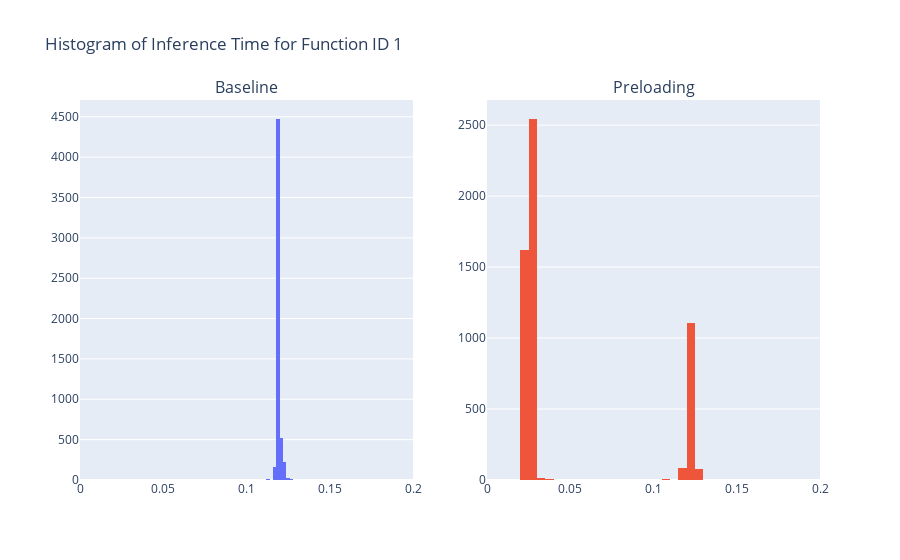

Notebook code cell kept with this figure:
### Code cell
fig = make_subplots(rows=1, cols=2, subplot_titles=("Baseline", "Preloading"))

histogram_baseline = go.Histogram(x=filtered_1['inference_time'], nbinsx=100, histnorm='')
fig.add_trace(histogram_baseline, row=1, col=1)

histogram_preloading = go.Histogram(x=ex2_filtered_1['inference_time'], nbinsx=100, histnorm='')
fig.add_trace(histogram_preloading, row=1, col=2)

fig.update_layout(title_text="Histogram of Inference Time for Function ID 1", showlegend=False)

fig.update_xaxes(range=[0, 0.2], row=1, col=1)
fig.update_xaxes(range=[0, 0.2], row=1, col=2)

fig.show()

### Figure 1 — Plotly figure (JSON) as saved in the notebook; plotly's stock layout.template omitted (floating-point values rounded to 4 significant figures; data arrays with more than 128 entries replaced by an {"elided": "..."} marker saying what was removed)
{"data": [{"histnorm": "", "nbinsx": 100, "type": "histogram", "x": {"elided": "5471 float values"}, "xaxis": "x", "yaxis": "y"}, {"histnorm": "", "nbinsx": 100, "type": "histogram", "x": {"elided": "5471 float values"}, "xaxis": "x2", "yaxis": "y2"}], "layout": {"annotations": [{"font": {"size": 16}, "showarrow": false, "text": "Baseline", "x": 0.225, "xanchor": "center", "xref": "paper", "y": 1, "yanchor": "bottom", "yref": "paper"}, {"font": {"size": 16}, "showarrow": false, "text": "Preloading", "x": 0.775, "xanchor": "center", "xref": "paper", "y": 1, "yanchor": "bottom", "yref": "paper"}], "showlegend": false, "title": {"text": "Histogram of Inference Time for Function ID 1"}, "xaxis": {"anchor": "y", "domain": [0, 0.45], "range": [0, 0.2]}, "xaxis2": {"anchor": "y2", "domain": [0.55, 1], "range": [0, 0.2]}, "yaxis": {"anchor": "x", "domain": [0, 1]}, "yaxis2": {"anchor": "x2", "domain": [0, 1]}}}
